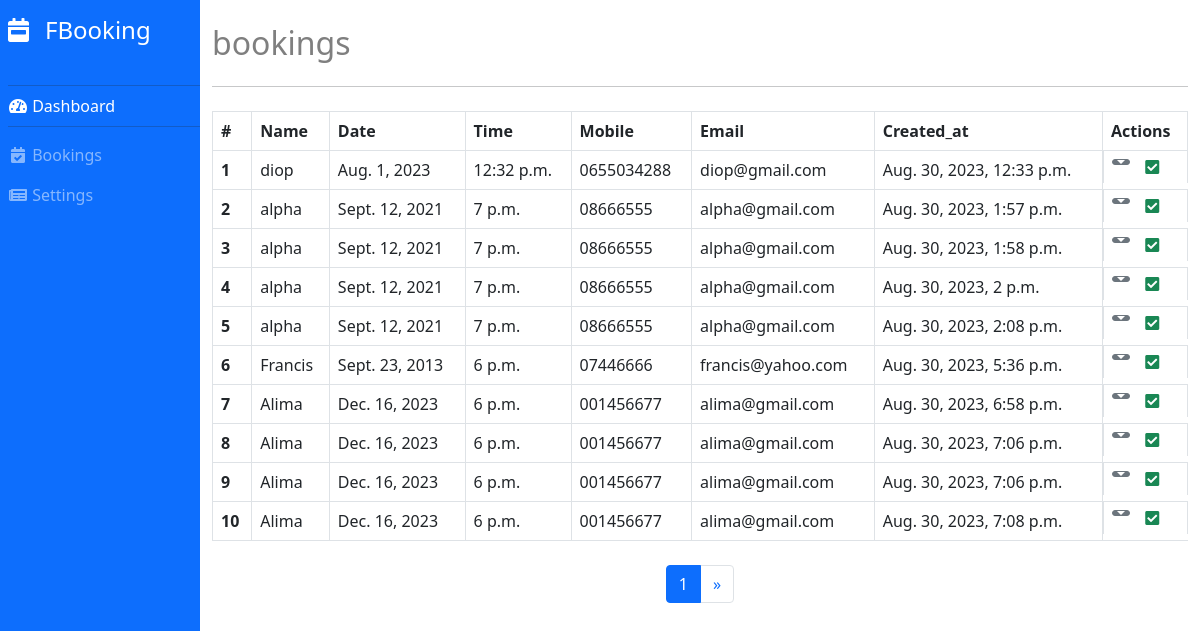
Before: /booking/admin/list (signed in) with the older database file.
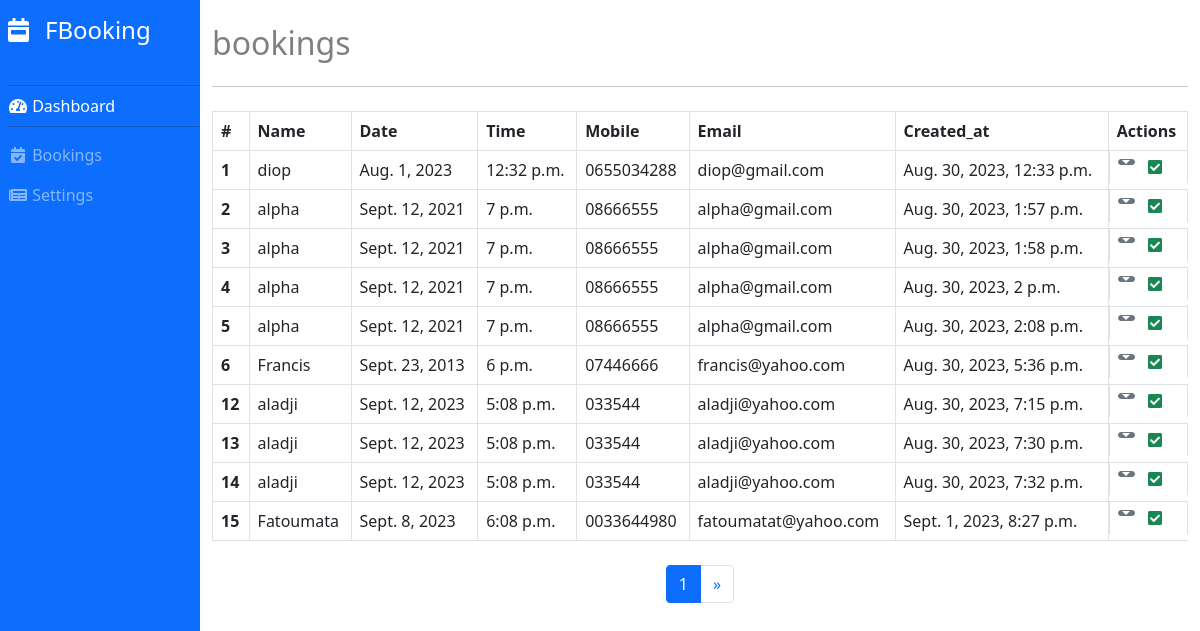
After: the same page with the newer database file.
### booking/models.py (models this page shows, shortened)
class Booking(models.Model):
    user = models.ForeignKey(settings.AUTH_USER_MODEL,on_delete=models.CASCADE, blank=True, null=True)
    date = models.DateField()
    time = models.TimeField()
    user_name = models.CharField(max_length=250)
    user_email = models.EmailField()
    approved = models.BooleanField(default=False)
    user_mobile = models.CharField(blank=True, null=True, max_length=10)
    created_at = models.DateTimeField(auto_now_add=True)
    updated_at = models.DateTimeField(auto_now=True)

### booking/views.py (the view)
# urls.py: path("admin/list",BookingListView.as_view(), name="booking_list"),
class BookingListView(BookingSettingMixin, ListView):
    model = Booking
    template_name = "booking/admin/booking_list.html"
    paginate_by = PAGINATION

### booking/utils.py (called while the page is built)
    @method_decorator(login_required)
    def dispatch(self, request, *args, **kwargs):
        if not request.user.is_staff:
            return redirect(settings.LOGIN_URL)
        return super().dispatch(request, *args, **kwargs)

### booking/templates/booking/admin/booking_list.html
{% extends 'booking/base.html' %}
{% block content %}
<h2 class="text-black-50 my-4">bookings</h2>
<hr>
<div class="row mt-1">
    <div style="min-height: 200px;" class="my-2">
        {% include 'booking/admin/components/booking_tabel.html' with bookings=object_list full_table=True %}
    </div>
</div>
{% include "booking/admin/components/pagination.html" %}
{% endblock content %}

### booking/templates/booking/admin/components/booking_tabel.html (shortened to what this page needs)
<table class="table table-bordered table-hover">
    <thead>
      <tr>
        {% if full_table %}
          <th scope="col">#</th>
        {% endif %}
        <th scope="col">Name</th>
        <th scope="col">Date</th>
        <th scope="col">Time</th>
        <th scope="col">Mobile</th>
        <th scope="col">Email</th>
        {% if full_table %}
          <th scope="col">Created_at</th>
          <th scope="col">Actions</th>
        {% endif %}
      </tr>
    </thead>
    <tbody>
      {% for booking in bookings %}
      <tr>
        {% if full_table %}
          <th scope="row">{{booking.id}}</th>
        {% endif %}
        <td>{{booking.user_name}}</td>
        <td>{{booking.date}}</td>
        <td>{{booking.time}}</td>
        <td>{{booking.user_mobile|default:""}}</td>
        <td>{{booking.user_email}}</td>
        {% if full_table %}
          <td>{{booking.created_at}}</td>
          <td class="d-flex">
            <div class="col dropdown">
              <button class="btn btn-secondary btn-sm dropdown-toggle p-0 pe-1" type="button" id="actionDropdown" data-bs-toggle="dropdown" aria-expanded="false">
              </button>
            </div>
            <div class="col">
              {% if booking.approved %}
                  <i class="fas fa-check-square text-success"></i>
              {% else %}
                  <i class="far fa-pause-circle text-danger"></i>
              {% endif %}
            </div>
        </td>
        {% endif %}
      </tr>
      {% endfor %}
    </tbody>
  </table>

Changed rows visible on the page:
removed Booking: id "7", user_name "Alima", date "Dec. 16, 2023", time "6 p.m.", user_mobile "001456677", user_email "alima@gmail.com", created_at "Aug. 30, 2023, 6:58 p.m.", approved True (drawn)
removed Booking: id "8", user_name "Alima", date "Dec. 16, 2023", time "6 p.m.", user_mobile "001456677", user_email "alima@gmail.com", created_at "Aug. 30, 2023, 7:06 p.m.", approved True (drawn)
removed Booking: id "9", user_name "Alima", date "Dec. 16, 2023", time "6 p.m.", user_mobile "001456677", user_email "alima@gmail.com", created_at "Aug. 30, 2023, 7:06 p.m.", approved True (drawn)
removed Booking: id "10", user_name "Alima", date "Dec. 16, 2023", time "6 p.m.", user_mobile "001456677", user_email "alima@gmail.com", created_at "Aug. 30, 2023, 7:08 p.m.", approved True (drawn)
now on this page (row unchanged): Booking: id "12", user_name "aladji", date "Sept. 12, 2023", time "5:08 p.m.", user_mobile "033544", user_email "aladji@yahoo.com", created_at "Aug. 30, 2023, 7:15 p.m.", approved True (drawn)
now on this page (row unchanged): Booking: id "13", user_name "aladji", date "Sept. 12, 2023", time "5:08 p.m.", user_mobile "033544", user_email "aladji@yahoo.com", created_at "Aug. 30, 2023, 7:30 p.m.", approved True (drawn)
now on this page (row unchanged): Booking: id "14", user_name "aladji", date "Sept. 12, 2023", time "5:08 p.m.", user_mobile "033544", user_email "aladji@yahoo.com", created_at "Aug. 30, 2023, 7:32 p.m.", approved True (drawn)
now on this page (row unchanged): Booking: id "15", user_name "Fatoumata", date "Sept. 8, 2023", time "6:08 p.m.", user_mobile "0033644980", user_email "fatoumatat@yahoo.com", created_at "Sept. 1, 2023, 8:27 p.m.", approved True (drawn)
